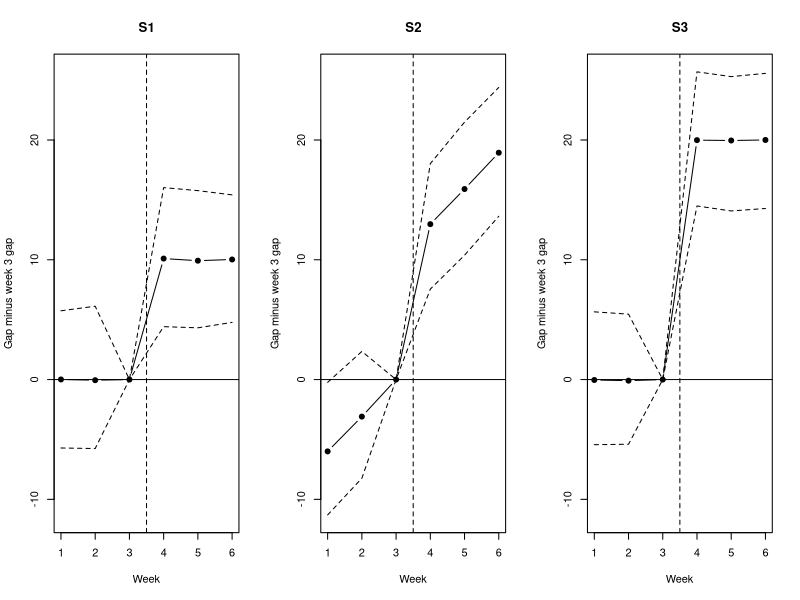

Write R code to recreate this figure.
# simulate.R
# Difference-in-differences simulation for an ad campaign (see SPEC.md).
# Session 2: build one S1 dataset, where parallel trends hold.

set.seed(2026)

build_s1_dataset <- function() {
  n_cities <- 100
  n_weeks  <- 6

  # One row per city-week: 100 cities x 6 weeks = 600 rows.
  # Rows 1-6 are city 1 in weeks 1-6, rows 7-12 are city 2, and so on.
  data <- data.frame(
    city = rep(1:n_cities, each = n_weeks),
    week = rep(1:n_weeks, times = n_cities)
  )

  # D = 1 for advertised cities (1 to 50), 0 for comparison cities (51 to 100)
  data$D <- ifelse(data$city <= 50, 1, 0)

  # Post = 1 for weeks 4 to 6, 0 for weeks 1 to 3
  data$Post <- ifelse(data$week >= 4, 1, 0)

  # City effect a_i ~ Normal(0, 15^2): one draw per city,
  # then copied to all six weeks of that city
  city_effect <- rnorm(n_cities, mean = 0, sd = 15)
  data$city_effect <- city_effect[data$city]

  # Noise e_it ~ Normal(0, 10^2): a fresh draw for every city-week
  data$noise <- rnorm(nrow(data), mean = 0, sd = 10)

  # Sales: Y_it = 100 + 5t + a_i + 10*D_i*Post_t + e_it
  data$sales <- 100 + 5 * data$week + data$city_effect +
                10 * data$D * data$Post + data$noise

  data
}

# ---- Session 2: one S1 dataset, four group averages, DiD by hand ----

s1 <- build_s1_dataset()

# Structure checks: R stops with an error if any line here is FALSE
stopifnot(
  nrow(s1) == 600,                         # 100 cities x 6 weeks
  sum(s1$D) == 300,                        # 50 advertised cities x 6 weeks
  sum(s1$Post) == 300,                     # 100 cities x 3 post weeks
  all(s1$city_effect ==
      rep(s1$city_effect[s1$week == 1], each = 6))  # one city effect per city
)

# The four group averages
adv_pre  <- mean(s1$sales[s1$D == 1 & s1$Post == 0])  # advertised, weeks 1-3
adv_post <- mean(s1$sales[s1$D == 1 & s1$Post == 1])  # advertised, weeks 4-6
cmp_pre  <- mean(s1$sales[s1$D == 0 & s1$Post == 0])  # comparison, weeks 1-3
cmp_post <- mean(s1$sales[s1$D == 0 & s1$Post == 1])  # comparison, weeks 4-6

# Difference-in-differences by hand
change_adv <- adv_post - adv_pre   # how much advertised cities changed
change_cmp <- cmp_post - cmp_pre   # how much comparison cities changed
did        <- change_adv - change_cmp

cat("Advertised cities, weeks 1 to 3:", round(adv_pre, 2), "\n")
cat("Advertised cities, weeks 4 to 6:", round(adv_post, 2), "\n")
cat("Comparison cities, weeks 1 to 3:", round(cmp_pre, 2), "\n")
cat("Comparison cities, weeks 4 to 6:", round(cmp_post, 2), "\n")
cat("Change, advertised:", round(change_adv, 2), "\n")
cat("Change, comparison:", round(change_cmp, 2), "\n")
cat("Difference-in-differences:", round(did, 2), "\n")

# ---- Session 3: regressions on the same S1 dataset ----
# Uses s1 and did from the Session 2 section above. The function is NOT
# called again, because a second call would draw a different dataset.

# Model 1: no fixed effects
m1 <- lm(sales ~ D * Post, data = s1)
m1_table <- summary(m1)$coefficients
cat("\nModel 1: lm(sales ~ D * Post)\n")
print(round(m1_table[, c("Estimate", "Std. Error")], 2))

# Model 2: city and week fixed effects; print only the D:Post row
m2 <- lm(sales ~ D:Post + factor(city) + factor(week), data = s1)
m2_table <- summary(m2)$coefficients
m2_ci    <- confint(m2)   # 95% intervals by default
cat("\nModel 2: lm(sales ~ D:Post + factor(city) + factor(week))\n")
cat("D:Post coefficient:", round(m2_table["D:Post", "Estimate"], 2), "\n")
cat("Standard error:", round(m2_table["D:Post", "Std. Error"], 2), "\n")
cat("95% interval:", round(m2_ci["D:Post", 1], 2), "to",
    round(m2_ci["D:Post", 2], 2), "\n")

# Are the three difference-in-differences estimates equal?
d_hand <- did
d_m1   <- unname(coef(m1)["D:Post"])
d_m2   <- unname(coef(m2)["D:Post"])
cat("\nHand DiD (Session 2):", round(d_hand, 6), "\n")
cat("Model 1 D:Post:", round(d_m1, 6), "\n")
cat("Model 2 D:Post:", round(d_m2, 6), "\n")
all_equal <- isTRUE(all.equal(d_m1, d_hand)) && isTRUE(all.equal(d_m2, d_hand))
cat("All three equal (up to computer rounding):", all_equal, "\n")

# ---- Session 4: 1,000 simulated S1 datasets ----
# No set.seed here: these draws continue the random stream after the
# Session 2 dataset. Names differ from Sessions 2 and 3 so nothing above
# is overwritten.

n_sims   <- 1000
d_sims   <- numeric(n_sims)   # d by hand
se1_sims <- numeric(n_sims)   # Model 1 standard error of D:Post
se2_sims <- numeric(n_sims)   # Model 2 standard error of D:Post
in1_sims <- logical(n_sims)   # Model 1 95% interval contains 10?
in2_sims <- logical(n_sims)   # Model 2 95% interval contains 10?
a_sims   <- numeric(n_sims)   # estimator A (week 3 versus week 4)
gap_sims <- numeric(n_sims)   # pre-campaign gap, advertised minus comparison, weeks 1 to 3

for (i in 1:n_sims) {
  sim <- build_s1_dataset()

  # d: advertised post minus pre, minus comparison post minus pre
  d_sims[i] <-
    (mean(sim$sales[sim$D == 1 & sim$Post == 1]) -
     mean(sim$sales[sim$D == 1 & sim$Post == 0])) -
    (mean(sim$sales[sim$D == 0 & sim$Post == 1]) -
     mean(sim$sales[sim$D == 0 & sim$Post == 0]))

  # Pre-campaign gap: advertised minus comparison average, weeks 1 to 3
  gap_sims[i] <- mean(sim$sales[sim$D == 1 & sim$Post == 0]) -
                 mean(sim$sales[sim$D == 0 & sim$Post == 0])

  # Model 1: no fixed effects
  fit1 <- lm(sales ~ D * Post, data = sim)
  se1_sims[i] <- summary(fit1)$coefficients["D:Post", "Std. Error"]
  ci1 <- confint(fit1, parm = "D:Post")
  in1_sims[i] <- ci1[1] <= 10 && 10 <= ci1[2]

  # Model 2: city and week fixed effects
  fit2 <- lm(sales ~ D:Post + factor(city) + factor(week), data = sim)
  se2_sims[i] <- summary(fit2)$coefficients["D:Post", "Std. Error"]
  ci2 <- confint(fit2, parm = "D:Post")
  in2_sims[i] <- ci2[1] <= 10 && 10 <= ci2[2]

  # Estimator A: the same comparison using week 3 and week 4 only
  a_sims[i] <-
    (mean(sim$sales[sim$D == 1 & sim$week == 4]) -
     mean(sim$sales[sim$D == 1 & sim$week == 3])) -
    (mean(sim$sales[sim$D == 0 & sim$week == 4]) -
     mean(sim$sales[sim$D == 0 & sim$week == 3]))
}

cat("\nSession 4: 1,000 simulated S1 datasets\n")
cat("Mean of d:", round(mean(d_sims), 3), "\n")
cat("SD of d:", round(sd(d_sims), 3), "\n")
cat("Mean Model 2 standard error:", round(mean(se2_sims), 3), "\n")
cat("Mean Model 1 standard error:", round(mean(se1_sims), 3), "\n")
cat("Model 2 intervals containing 10:", round(100 * mean(in2_sims), 1), "%\n")
cat("Model 1 intervals containing 10:", round(100 * mean(in1_sims), 1), "%\n")
cat("Mean of estimator A:", round(mean(a_sims), 3), "\n")
cat("SD of estimator A:", round(sd(a_sims), 3), "\n")
cat("Mean of pre-campaign gap:", round(mean(gap_sims), 3), "\n")
cat("SD of pre-campaign gap:", round(sd(gap_sims), 3), "\n")

# ---- Session 5: scenarios S2 and S3, 1,000 new datasets each ----
# No set.seed here: these draws continue the random stream after the
# Session 4 run. S2's 1,000 datasets are drawn first, then S3's 1,000.

# Runs 1,000 rounds. Each round builds an S1 dataset, adds add_term(sim)
# to sales, and records the same ten quantities as the Session 4 block.
# Everything made inside the function stays inside it, so nothing from
# earlier sessions is overwritten.
run_scenario <- function(add_term) {
  n_rounds <- 1000
  d_v   <- numeric(n_rounds)   # d by hand
  se1_v <- numeric(n_rounds)   # Model 1 standard error of D:Post
  se2_v <- numeric(n_rounds)   # Model 2 standard error of D:Post
  in1_v <- logical(n_rounds)   # Model 1 95% interval contains 10?
  in2_v <- logical(n_rounds)   # Model 2 95% interval contains 10?
  a_v   <- numeric(n_rounds)   # estimator A (week 3 versus week 4)
  gap_v <- numeric(n_rounds)   # pre-campaign gap, weeks 1 to 3

  for (r in 1:n_rounds) {
    sim <- build_s1_dataset()
    sim$sales <- sim$sales + add_term(sim)

    adv_pre  <- mean(sim$sales[sim$D == 1 & sim$Post == 0])
    adv_post <- mean(sim$sales[sim$D == 1 & sim$Post == 1])
    cmp_pre  <- mean(sim$sales[sim$D == 0 & sim$Post == 0])
    cmp_post <- mean(sim$sales[sim$D == 0 & sim$Post == 1])

    # d: advertised post minus pre, minus comparison post minus pre
    d_v[r] <- (adv_post - adv_pre) - (cmp_post - cmp_pre)

    # Pre-campaign gap: advertised minus comparison average, weeks 1 to 3
    gap_v[r] <- adv_pre - cmp_pre

    # Model 1: no fixed effects
    fit1 <- lm(sales ~ D * Post, data = sim)
    se1_v[r] <- summary(fit1)$coefficients["D:Post", "Std. Error"]
    ci1 <- confint(fit1, parm = "D:Post")
    in1_v[r] <- ci1[1] <= 10 && 10 <= ci1[2]

    # Model 2: city and week fixed effects
    fit2 <- lm(sales ~ D:Post + factor(city) + factor(week), data = sim)
    se2_v[r] <- summary(fit2)$coefficients["D:Post", "Std. Error"]
    ci2 <- confint(fit2, parm = "D:Post")
    in2_v[r] <- ci2[1] <= 10 && 10 <= ci2[2]

    # Estimator A: the same comparison using week 3 and week 4 only
    a_v[r] <-
      (mean(sim$sales[sim$D == 1 & sim$week == 4]) -
       mean(sim$sales[sim$D == 1 & sim$week == 3])) -
      (mean(sim$sales[sim$D == 0 & sim$week == 4]) -
       mean(sim$sales[sim$D == 0 & sim$week == 3]))
  }

  c(mean_d   = mean(d_v),
    sd_d     = sd(d_v),
    mean_se2 = mean(se2_v),
    mean_se1 = mean(se1_v),
    in2_pct  = 100 * mean(in2_v),
    in1_pct  = 100 * mean(in1_v),
    mean_a   = mean(a_v),
    sd_a     = sd(a_v),
    mean_gap = mean(gap_v),
    sd_gap   = sd(gap_v))
}

s5_labels <- c(mean_d   = "Mean of d",
               sd_d     = "SD of d",
               mean_se2 = "Mean Model 2 standard error",
               mean_se1 = "Mean Model 1 standard error",
               in2_pct  = "Model 2 intervals containing 10 (%)",
               in1_pct  = "Model 1 intervals containing 10 (%)",
               mean_a   = "Mean of estimator A",
               sd_a     = "SD of estimator A",
               mean_gap = "Mean of pre-campaign gap",
               sd_gap   = "SD of pre-campaign gap")

# S2: extra weekly growth in advertised cities
s5_s2 <- run_scenario(function(sim) 3 * sim$D * sim$week)

# S3: an unrelated shock that starts with the campaign
s5_s3 <- run_scenario(function(sim) 10 * sim$D * sim$Post)

cat("\nSession 5, S2: sales + 3 * D * week\n")
for (s5_name in names(s5_labels)) {
  cat(s5_labels[s5_name], ":", round(s5_s2[s5_name], 3), "\n")
}

cat("\nSession 5, S3: sales + 10 * D * Post\n")
for (s5_name in names(s5_labels)) {
  cat(s5_labels[s5_name], ":", round(s5_s3[s5_name], 3), "\n")
}

# ---- Session 6: event study for S1, S2 and S3, 1,000 new datasets each ----
# No set.seed here: these draws continue the random stream after the
# Session 5 run. S1's 1,000 datasets are drawn first, then S2's, then S3's.

# For each of 1,000 datasets: the advertised-minus-comparison gap in each
# week 1 to 6, minus the week 3 gap. Returns a 1,000 by 6 matrix, one row
# per dataset and one column per week.
run_event_study <- function(add_term) {
  n_rounds <- 1000
  es <- matrix(0, nrow = n_rounds, ncol = 6)

  for (r in 1:n_rounds) {
    sim <- build_s1_dataset()
    sim$sales <- sim$sales + add_term(sim)

    gap_by_week <- numeric(6)
    for (w in 1:6) {
      gap_by_week[w] <- mean(sim$sales[sim$D == 1 & sim$week == w]) -
                        mean(sim$sales[sim$D == 0 & sim$week == w])
    }
    es[r, ] <- gap_by_week - gap_by_week[3]
  }

  es
}

s6_s1 <- run_event_study(function(sim) rep(0, nrow(sim)))      # S1
s6_s2 <- run_event_study(function(sim) 3 * sim$D * sim$week)   # S2
s6_s3 <- run_event_study(function(sim) 10 * sim$D * sim$Post)  # S3

# Mean and 2.5th and 97.5th percentiles across the 1,000 datasets, per week
s6_mean <- rbind(S1 = colMeans(s6_s1),
                 S2 = colMeans(s6_s2),
                 S3 = colMeans(s6_s3))
s6_lo   <- rbind(S1 = apply(s6_s1, 2, quantile, probs = 0.025),
                 S2 = apply(s6_s2, 2, quantile, probs = 0.025),
                 S3 = apply(s6_s3, 2, quantile, probs = 0.025))
s6_hi   <- rbind(S1 = apply(s6_s1, 2, quantile, probs = 0.975),
                 S2 = apply(s6_s2, 2, quantile, probs = 0.975),
                 S3 = apply(s6_s3, 2, quantile, probs = 0.975))
colnames(s6_mean) <- paste("Week", 1:6)

cat("\nSession 6: event study, mean of (week gap minus week 3 gap)\n")
print(round(s6_mean, 2))

# Figure: three panels, saved to figures/event_study.png in this project
dir.create("figures", showWarnings = FALSE)
png(file.path("figures", "event_study.png"),
    width = 1500, height = 500, res = 120)
par(mfrow = c(1, 3))
for (s6_sc in c("S1", "S2", "S3")) {
  plot(1:6, s6_mean[s6_sc, ], type = "b", pch = 19,
       ylim = range(s6_lo, s6_hi),
       xlab = "Week", ylab = "Gap minus week 3 gap", main = s6_sc)
  lines(1:6, s6_lo[s6_sc, ], lty = 2)   # 2.5th percentile
  lines(1:6, s6_hi[s6_sc, ], lty = 2)   # 97.5th percentile
  abline(v = 3.5, lty = 2)              # campaign starts after week 3
  abline(h = 0)
}
invisible(dev.off())
cat("Figure saved: figures/event_study.png\n")
